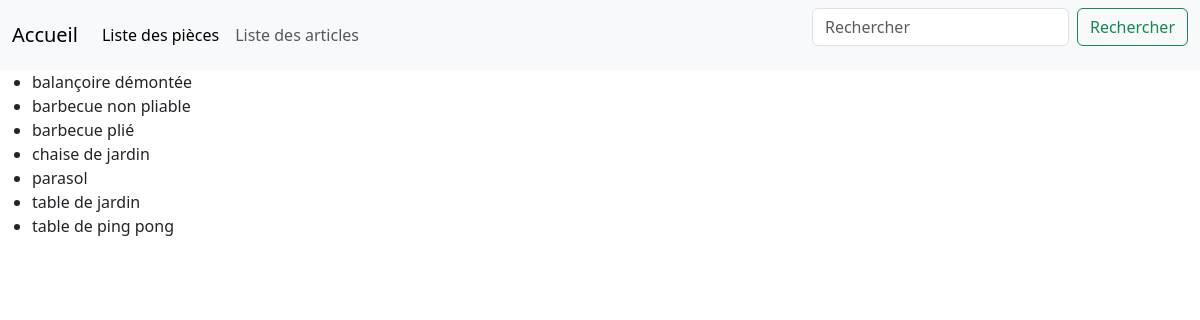
Screenshot of /inventaire/?place=divers-jardin with the database file from the repository.
### inventaire/models.py (models this page shows)
class Inventaire_items(models.Model):
    items = models.CharField(max_length=100)
    volume = models.DecimalField(max_digits=6, decimal_places=2)
    place = models.CharField(max_length=50)

### inventaire/views.py (the view)
# urls.py: path("inventaire/", inventairePerPlace, name="inventaire-per-place"),
def inventairePerPlace(request):
   place_type = request.GET.get('place')
   queryset = Inventaire_items.objects.all()
   if place_type :
      queryset = queryset.filter(place=place_type)
   return render(request, "inventaire/items_per_place.html", {"type_place": queryset})

### inventaire/templates/inventaire/items_per_place.html (shortened to what this page needs)
{% load static %}
<link
    rel="stylesheet"
    type="text/css"
    href="{% static 'inventaire/css/bootstrap.css' %}"
/>
<!DOCTYPE html>
<html lang="fr">
<head>
</head>
<body>
<nav class="navbar navbar-expand-lg bg-body-tertiary">
  <div class="container-fluid">
    <a class="navbar-brand" href="{% url 'home' %}">Accueil</a>
    <div class="collapse navbar-collapse" id="navbarNav">
      <ul class="navbar-nav">
        <li class="nav-item">
          <a class="nav-link active" aria-current="page" href="{% url 'place' %}">Liste des pièces</a>
        </li>
        <li class="nav-item">
          <a class="nav-link" href="{% url 'inventaire-per-place' %}">Liste des articles</a>
        </li>
          </ul>
    </div>
            <form class="d-flex" role="search">
        <input class="form-control me-2" type="search" placeholder="Rechercher" aria-label="Search">
        <button class="btn btn-outline-success" type="submit">Rechercher</button>
      </form>
  </div>
</nav>
    <ul>
        {% for item in type_place %}
            <li>
                {{ item.items }}
            </li>
        {% endfor %}
    </ul>
</body>
</html>

### rows the page displays
Inventaire_items: items "balançoire démontée"
Inventaire_items: items "barbecue non pliable"
Inventaire_items: items "barbecue plié"
Inventaire_items: items "chaise de jardin"
Inventaire_items: items "parasol"
Inventaire_items: items "table de jardin"
Inventaire_items: items "table de ping pong"
